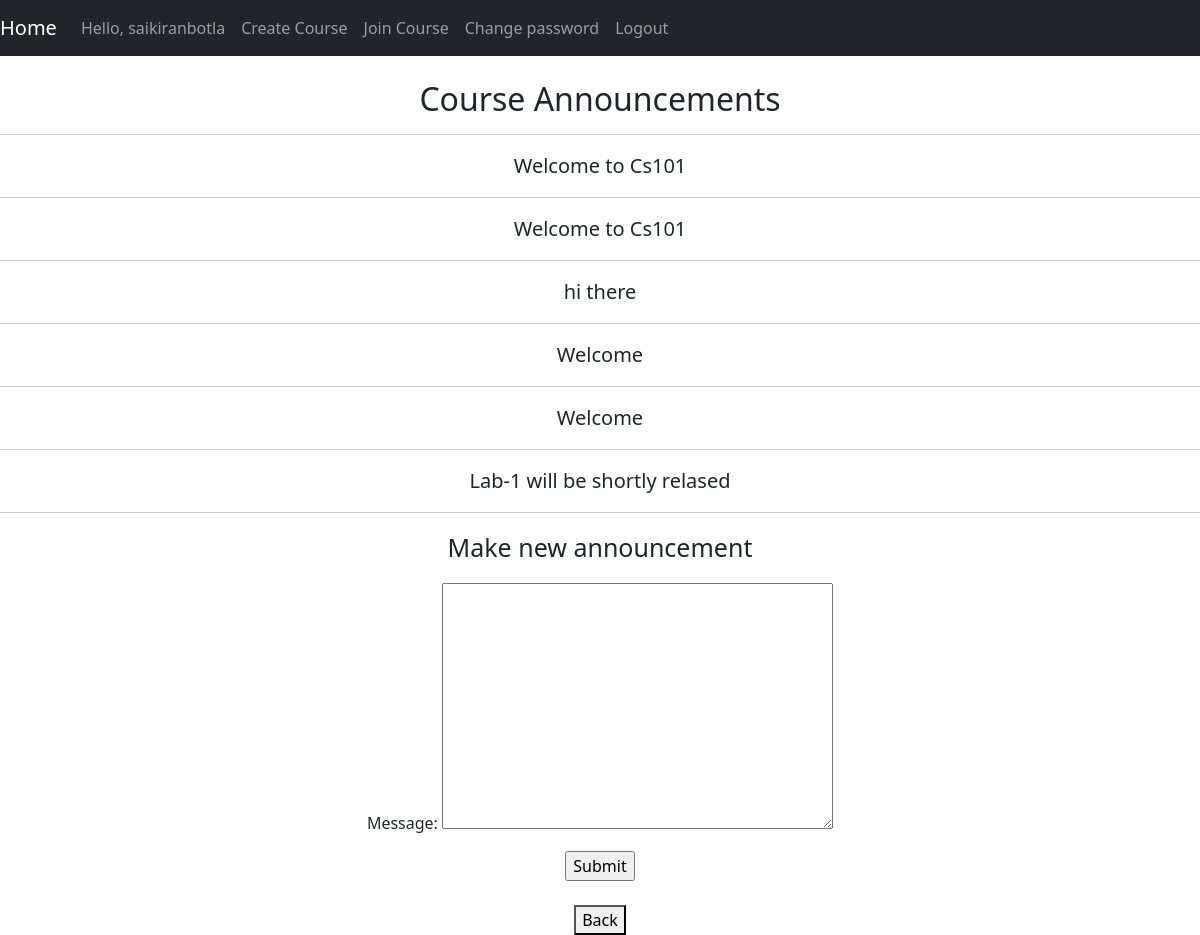
The app's page /Announcements/Cs101/ (signed in), older data.
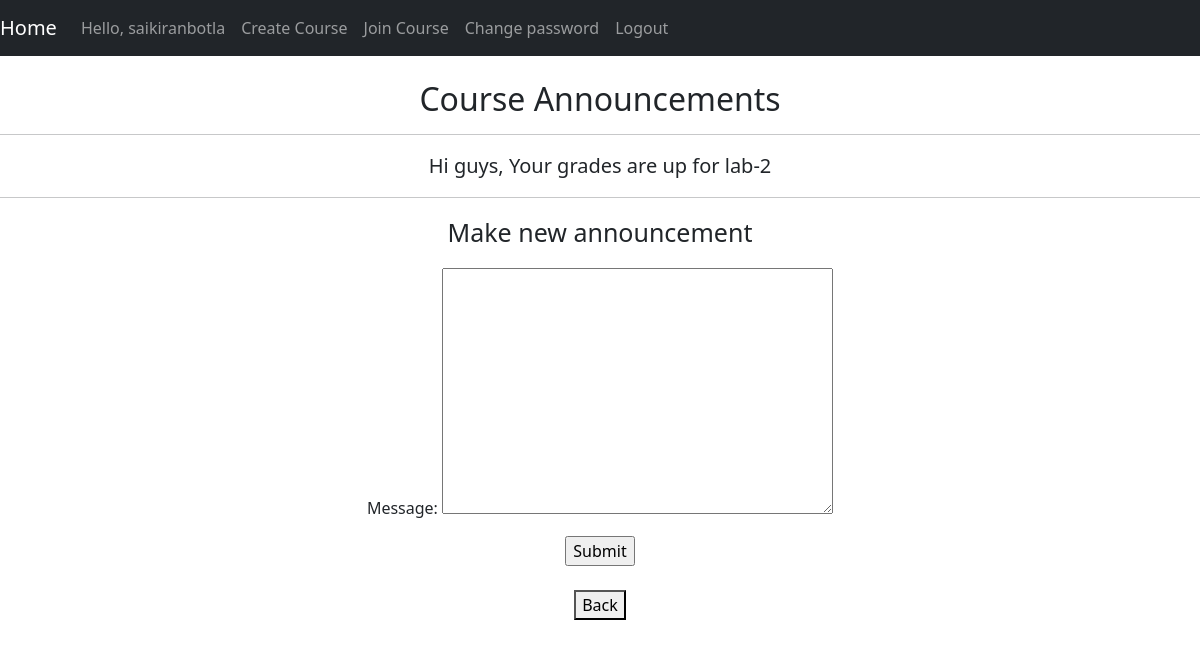
The same page, newer data.
### moodle/models.py (models this page shows, shortened)
class Announcements(models.Model):
	course=models.ForeignKey(Coursescreated, on_delete = models.CASCADE)
	message=models.TextField(null = True)

### moodle/views.py (the view, shortened to what this page needs)
# urls.py: path('Announcements/<str:pk>/',views.announcement,name='announcement'),
@login_required(login_url='login')
def announcement(request,pk):
	course=Coursescreated.objects.filter(title=pk)
	course=course[0]
	anns=Announcements.objects.filter(course=course)
	ins=False
	if request.user==course.user:
		ins=True
	tas=False
	if Ta.objects.filter(course=course,user=request.user).exists():
		tas=True
	form=Announcementform()
	return render(request,'moodle/Announcements.html',{'form':form,'anns':anns,'pk':pk,'ins':ins,'tas':tas})

### moodle/forms.py
class Announcementform(forms.ModelForm):
    class Meta:
        model=Announcements
        fields=['message']

### moodle/templates/moodle/Announcements.html (shortened to what this page needs)
{% extends 'moodle/main.html' %}
{% block content %}
	<center>
		<br>
		<h2>Course Announcements</h2>
		<hr>
		{% for ann in anns %}
			<p style="font-size:20px;">{{ann.message}}</p>
			<hr>
		{% endfor %}
		{% if ins %}
		<p style="font-size: 25px;">Make new announcement</p>
		<form method="POST">
			{{ form.as_p }}
			<input type="submit" name="Send">
		</form>
		<br>
		<a href="{% url 'instructor' pk %}"><button>Back</button></a>
		{% elif tas %}
		<br>
			<a href="{% url 'viewtacourses' pk %}"><button>Back</button></a>
		{% else %}
		<br>
			<a href="{% url 'student' pk %}"><button>Back</button></a>
		{% endif %}
	</center>
{% endblock %}

Row changes from the older to the newer data that the page shows:
removed Announcements: message "Welcome to Cs101"
removed Announcements: message "Welcome to Cs101"
removed Announcements: message "hi there"
removed Announcements: message "Welcome"
removed Announcements: message "Welcome"
removed Announcements: message "Lab-1 will be shortly relased"
added Announcements: message "Hi guys, Your grades are up for lab-2"
